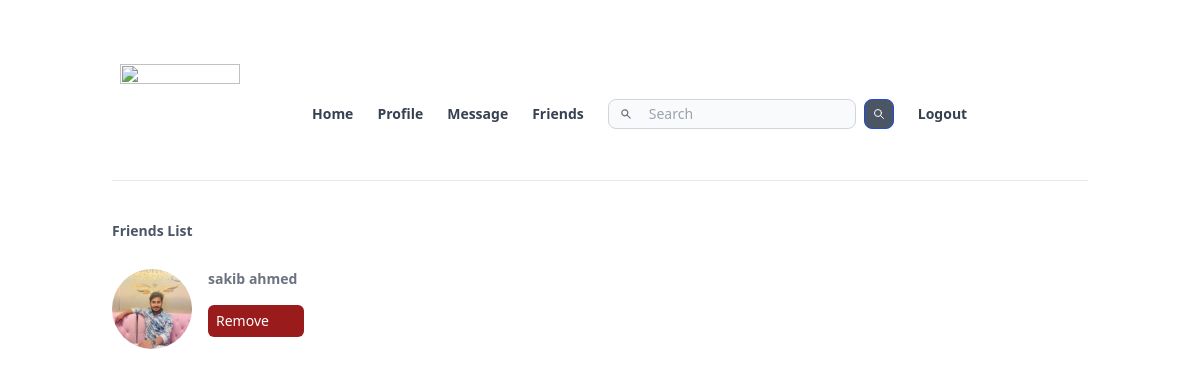
Before: /friends.php (signed in) with the older database file.
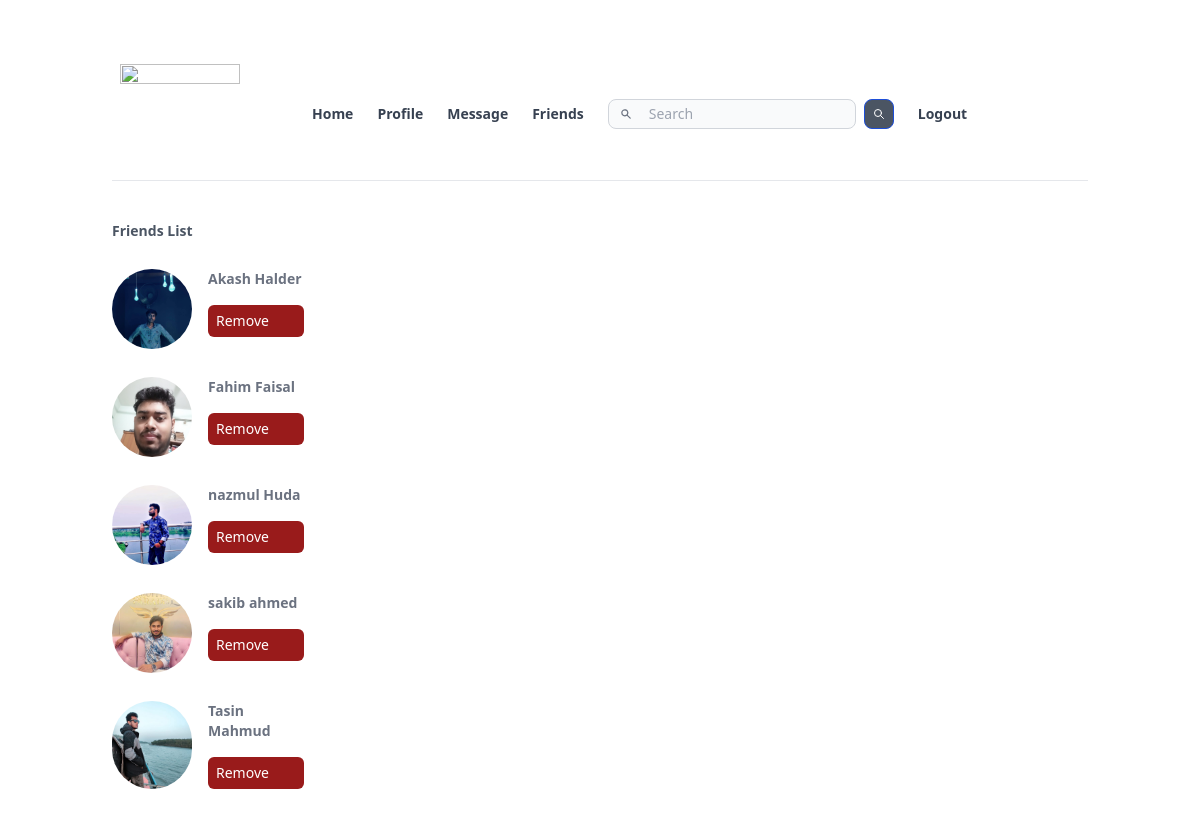
After: the same page with the newer database file.
### tables this page shows
CREATE TABLE `friends` (
  `from_friend` varchar(11) NOT NULL,
  `to_friend` varchar(11) NOT NULL,
  `added_date` timestamp NOT NULL DEFAULT current_timestamp()
);

CREATE TABLE `user_info` (
  `username` varchar(15) NOT NULL,
  `first_name` varchar(150) NOT NULL,
  `last_name` varchar(150) NOT NULL,
  `gender` varchar(15) NOT NULL,
  `email` varchar(200) NOT NULL,
  `phone_no` int(15) NOT NULL,
  `date_of_birth` date NOT NULL,
  `address` varchar(200) NOT NULL,
  `password` varchar(200) NOT NULL,
  `profile_pic` varchar(255) NOT NULL
);

### friends.php (the view, shortened to what this page needs)
<?php require_once "header.php"; ?>
<?php require_once "db.php"; ?>
<?php
$username=$_SESSION["username"];
$friends_list = "SELECT first_name, last_name,profile_pic,username ,to_friend,added_date FROM `friends` INNER JOIN `user_info` ON friends.to_friend=user_info.username WHERE from_friend='$username'";
$result = mysqli_query($conn, $friends_list);
echo '<h1 class="mt-10 text-sm text-gray-600 font-semibold "> Friends List </h1><div class="max-w-sm">';
while($friends = mysqli_fetch_array($result))
{
echo'
<div class=" flex flex-row justify-content my-7 ">
<img class=" rounded-full" src="'.$friends["profile_pic"].'"   width=80 height=80/>
<div class="flex flex-col w-1/4 mx-4 ">
 <a class="text-sm text-gray-500 font-semibold  " href=" /profile.php?username='.$friends["to_friend"].'">'.$friends["first_name"].'  '.$friends["last_name"].'</a>
 <a  href="friends.php?remove='.$friends["to_friend"].'" class="mt-4 text-sm px-2 py-1.5 bg-red-800 text-semibold text-white rounded-md "> Remove</a>
 </div>
 </div>
   ';
}
echo'</div>';
?>

### header.php (shortened to what this page needs)
<!DOCTYPE html>
<html lang="en">
<head>
    <script src="https://cdn.tailwindcss.com"></script>
<link rel="stylesheet" href="https://cdnjs.cloudflare.com/ajax/libs/font-awesome/4.7.0/css/font-awesome.min.css">
</head>
<?php
if(isset($_SESSION["username"])){
$username = $_SESSION["username"];
echo'<div class="container mx-auto px-6 mt-12  "><div class="container flex items-center  border-b mx-auto space-x-12 "><div class="flex px-2 py-4"><img src="https://www.91-cdn.com/hub/wp-content/uploads/2019/02/Instagram-Featured.jpg" width="120px" height="100px" /></div> <div class="flex flex-row p-4 space-x-6"> <a href="/home.php" class="block text-gray-700 py-2 text-sm font-semibold "> Home </a> <a href="profile.php?username='.$username.'" class="block text-gray-700 py-2  text-sm font-semibold "> Profile</a> <a  href="conversion.php" class="block text-gray-700  py-2 text-sm font-semibold" href=""> Message </a>
<a class="block text-gray-700  py-2 text-sm font-semibold" href="friends.php"> Friends</a>
<form class="flex items-center" action="search.php" method ="get">
    <label for="simple-search" class="sr-only">Search</label>
    <div class="relative w-full">
        <div class="absolute inset-y-0 left-0 flex items-center pl-3 pointer-events-none">
            <svg aria-hidden="true" class="w-3 h-3 text-gray-500 dark:text-gray-400" fill="currentColor" viewBox="0 0 20 20" xmlns="http://www.w3.org/2000/svg"><path fill-rule="evenodd" d="M8 4a4 4 0 100 8 4 4 0 000-8zM2 8a6 6 0 1110.89 3.476l4.817 4.817a1 1 0 01-1.414 1.414l-4.816-4.816A6 6 0 012 8z" clip-rule="evenodd"></path></svg>
        </div>
        <input name="q" type="text" id="simple-search" class="bg-gray-50 border border-gray-300 text-gray-500 text-sm rounded-lg focus:ring-blue-500 focus:border-blue-500 block w-full pl-10 p-1 s" placeholder="Search" required>
    </div>
    <button type="submit" class="p-2 ml-2 text-sm font-medium text-white bg-gray-600 rounded-lg border border-blue-700 hover:bg-gray-800 focus:ring-4 focus:outline-none focus:ring-blue-300 ">
        <svg class="w-3 h-3" fill="none" stroke="currentColor" viewBox="0 0 24 24" xmlns="http://www.w3.org/2000/svg"><path stroke-linecap="round" stroke-linejoin="round" stroke-width="2" d="M21 21l-6-6m2-5a7 7 0 11-14 0 7 7 0 0114 0z"></path></svg>
        <span class="sr-only">Search</span>
    </button>
</form>
<a class="block text-gray-700  py-2 text-sm  font-semibold" href="logout.php"> Logout</a>';
}
?>
</div>
</div>
<body >

Changed rows visible on the page:
added friends: to_friend.profile_pic (picture), to_friend.first_name "Akash", to_friend.last_name "Halder"
added friends: to_friend.profile_pic (picture), to_friend.first_name "Fahim", to_friend.last_name "Faisal"
added friends: to_friend.profile_pic (picture), to_friend.first_name "nazmul", to_friend.last_name "Huda"
added friends: to_friend.profile_pic (picture), to_friend.first_name "Tasin", to_friend.last_name "Mahmud"
